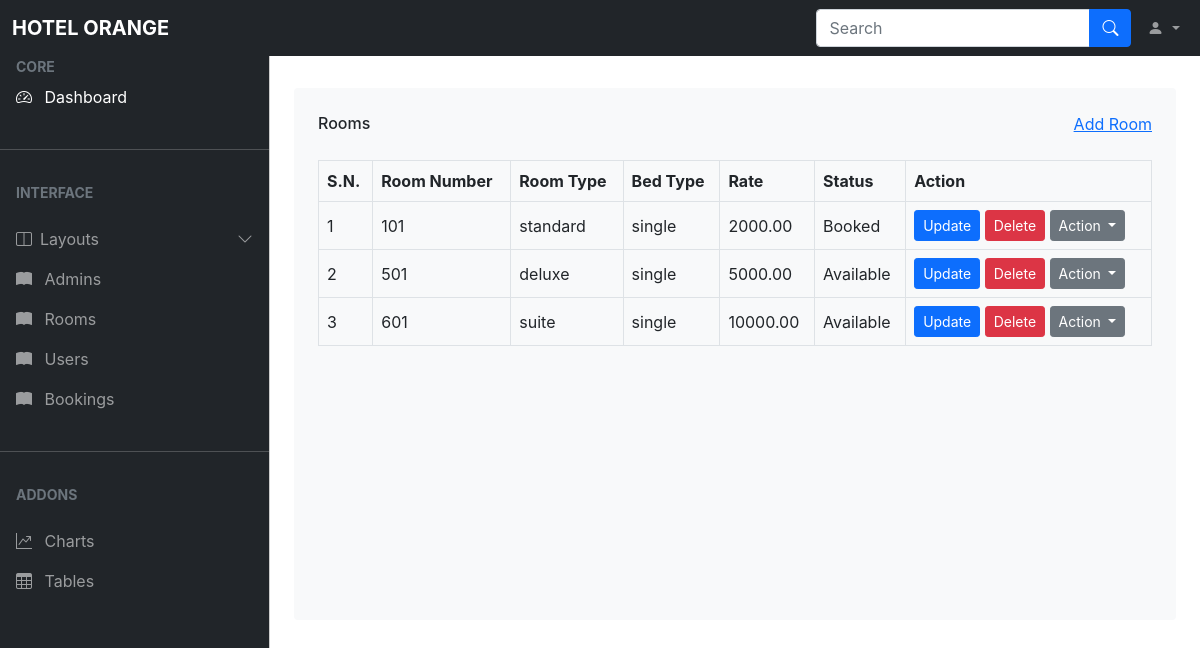
Before: /admin/rooms.php with the older database file.
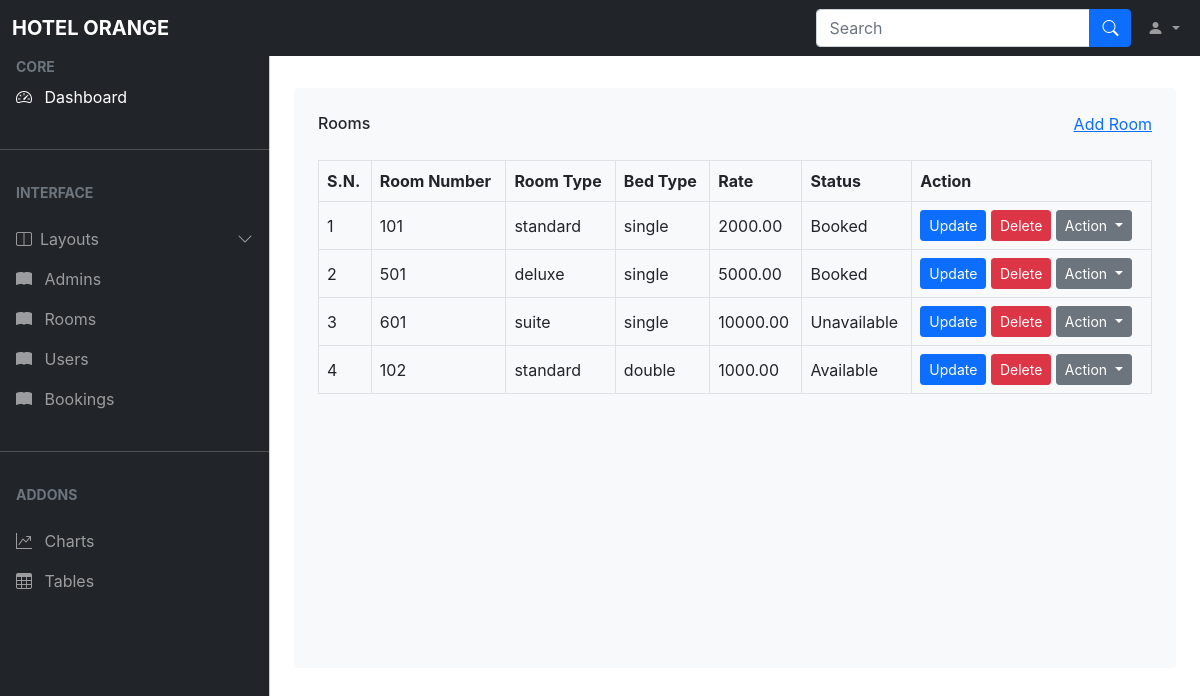
After: the same page with the newer database file.
### tables this page shows
CREATE TABLE `room` (
  `id` int(11) NOT NULL,
  `room_no` int(11) DEFAULT NULL,
  `room_type` varchar(50) NOT NULL,
  `bed_type` varchar(50) NOT NULL,
  `rate` decimal(10,2) NOT NULL,
  `status` enum('Available','Booked','Unavailable') DEFAULT 'Available'
);

### admin/rooms.php (the view, shortened to what this page needs)
<?php
    include('./ad_nav.php');
?>
</head>
<body>
<main class="mt-5 pt-3" >
<div class="container pt-4 px-4" >
    <div class="bg-light text-center rounded p-4">
        <div class="d-flex align-items-center justify-content-between mb-4">
            <h6 class="mb-0">Rooms</h6>
            <a href="add_room.php">Add Room</a>
        </div>
        <div class="table-responsive " style="padding-bottom:250px;">
            <table class="table text-start align-middle table-bordered table-hover mb-0">
                <thead>
                    <tr class="text-dark">
                        <th scope="col">S.N.</th>
                        <th scope="col">Room Number</th>
                        <th scope="col">Room Type</th>
                        <th scope="col">Bed Type</th>
                        <th scope="col">Rate</th>
                        <th scope="col">Status</th>
                        <th scope="col">Action</th>
                    </tr>
                </thead>
                <tbody>
                    <?php
                    $sql = "SELECT * FROM room";
                    $res = mysqli_query($conn, $sql);
                    if($res == TRUE){
                        $count = mysqli_num_rows($res);
                        $sn = 1;
                        if($count > 0){
                            while($rows = mysqli_fetch_assoc($res)){
                                $id = $rows['id'];
                                $room_no = $rows ['room_no'];
                                $room_type = $rows ['room_type'];
                                $bed_type = $rows ['bed_type'];
                                $rate = $rows ['rate'];
                                $status = $rows ['status'];
                    ?>
                    <tr>
                        <td><?php echo $sn++ ?></td>
                        <td><?php echo $room_no ?></td>
                        <td><?php echo $room_type ?></td>
                        <td><?php echo $bed_type ?></td>
                        <td><?php echo $rate ?></td>
                        <td><?php echo $status ?></td>
                        <td>
                            <a class="btn btn-sm btn-primary" href="<?php echo siteurl;?>admin/update_room.php?id=<?php echo $id;?>">Update</a>
                            <a class="btn btn-sm btn-danger" href="<?php echo siteurl;?>admin/delete_room.php?id=<?php echo $id;?>">Delete</a>
                            <div class="btn-group" style="postion: static;">
    <button type="button" class="btn btn-sm btn-secondary dropdown-toggle" data-bs-toggle="dropdown" aria-expanded="false">
        Action
    </button>
</div>
                        </td>
                    </tr>
                    <?php
                        }
                    }
                }
                ?>
                </tbody>
            </table>
        </div>
    </div>
</div>
</main>
</body>

Changed rows visible on the page:
changed room "deluxe": status "Available" → "Booked"
changed room "suite": status "Available" → "Unavailable"
added room: room_no "102", room_type "standard", bed_type "double", rate "1000.00", status "Available"
